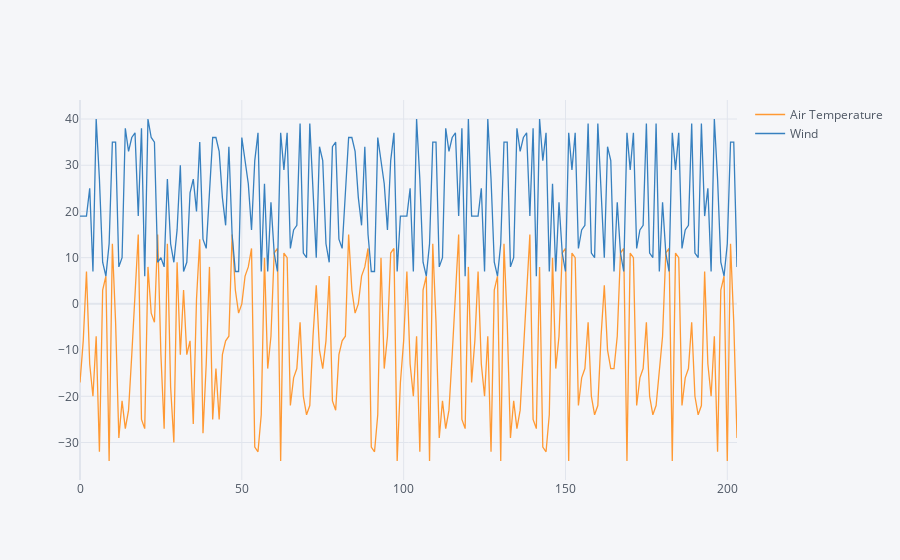

Notebook code for this chart:
### Code cell
dataset[['Air Temperature','Wind']].iplot()

### Figure 1 — Plotly figure (JSON) as saved in the notebook; plotly's stock layout.template omitted (floating-point values rounded to 4 significant figures; data arrays with more than 128 entries replaced by an {"elided": "..."} marker saying what was removed)
{"data": [{"line": {"color": "rgba(255, 153, 51, 1.0)", "dash": "solid", "shape": "linear", "width": 1.3}, "mode": "lines", "name": "Air Temperature", "text": "", "type": "scatter", "x": {"elided": "204 int values"}, "y": {"elided": "204 int values"}}, {"line": {"color": "rgba(55, 128, 191, 1.0)", "dash": "solid", "shape": "linear", "width": 1.3}, "mode": "lines", "name": "Wind", "text": "", "type": "scatter", "x": {"elided": "204 int values"}, "y": {"elided": "204 int values"}}], "layout": {"legend": {"bgcolor": "#F5F6F9", "font": {"color": "#4D5663"}}, "paper_bgcolor": "#F5F6F9", "plot_bgcolor": "#F5F6F9", "title": {"font": {"color": "#4D5663"}}, "xaxis": {"gridcolor": "#E1E5ED", "showgrid": true, "tickfont": {"color": "#4D5663"}, "title": {"font": {"color": "#4D5663"}, "text": ""}, "zerolinecolor": "#E1E5ED"}, "yaxis": {"gridcolor": "#E1E5ED", "showgrid": true, "tickfont": {"color": "#4D5663"}, "title": {"font": {"color": "#4D5663"}, "text": ""}, "zerolinecolor": "#E1E5ED"}}}
